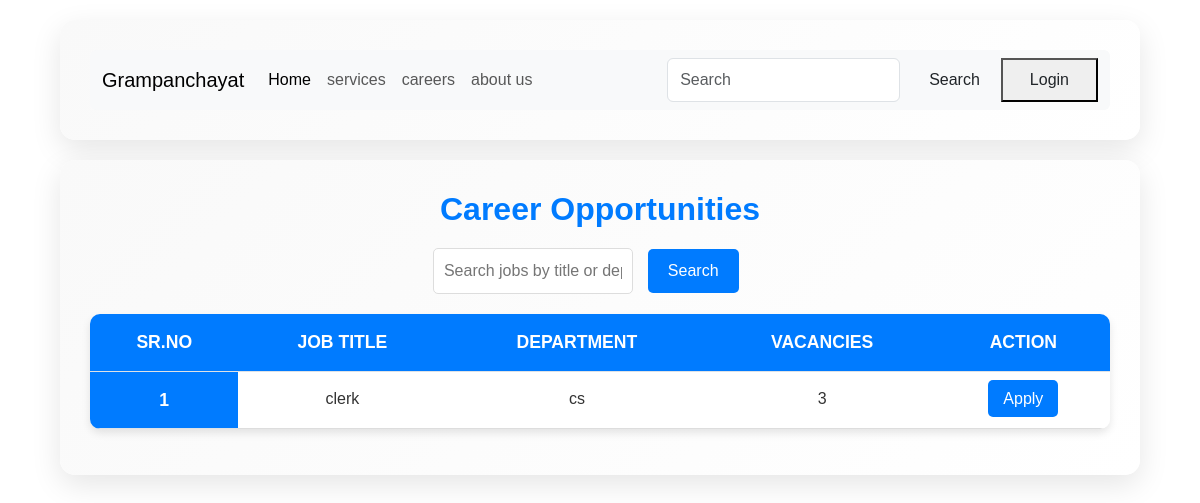
The app's page /careers/ with its own data.
### home/models.py (models this page shows, shortened)
class Job(models.Model):
    title = models.CharField(max_length=200)  # Job Title
    department = models.CharField(max_length=100)  # Job Department
    vacancies = models.IntegerField()  # Number of Vacancies
    description = models.TextField()  # Job Description (Optional)
    created_at = models.DateTimeField(auto_now_add=True)  # Created Time

### home/views.py (the view)
# urls.py: path('careers/', careers, name='careers'),
def careers(request):
    search_query = request.GET.get('search', '')
    if search_query:
        jobs = Job.objects.filter(title__icontains=search_query)  # Search functionality
    else:
        jobs = Job.objects.all()  # Fetch all jobs
    return render(request, 'careers.html', {'jobs': jobs})

### home/templates/careers.html (shortened to what this page needs)
{% extends 'base.html' %}
{% block start %}
<div class="container">
    <h2>Career Opportunities</h2>
    <div class="search-filter">
        <form method="GET" action="/careers/">
            <input type="text" name="search" placeholder="Search jobs by title or department..." />
            <button type="submit">Search</button>
        </form>
    </div>
    <table class="table">
        <thead>
            <tr>
                <th scope="col">Sr.No</th>
                <th scope="col">Job Title</th>
                <th scope="col">Department</th>
                <th scope="col">Vacancies</th>
                <th scope="col">Action</th>
            </tr>
        </thead>
        <tbody>
            {% for job in jobs %}
                <tr>
                    <th scope="row">{{ forloop.counter }}</th>
                    <td>{{ job.title }}</td>
                    <td>{{ job.department }}</td>
                    <td>{{ job.vacancies }}</td>
                    <td><a href="{% url 'apply_page' job.id %}" class="btn-primary">Apply</a></td>
                </tr>
            {% empty %}
                <tr>
                    <td colspan="5" class="empty-row">No job opportunities available at the moment.</td>
                </tr>
            {% endfor %}
        </tbody>
    </table>
</div>
{% endblock %}

### home/templates/careers.html (style rules this page uses)
.container { margin: auto; margin-top: 20px; padding: 30px; border-radius: 15px; box-shadow: 0 10px 30px rgba(0, 0, 0, 0.1); background: linear-gradient(135deg, #f9f9f9, #ffffff); width: 90%; font-family: 'Poppins', sans-serif; }
.container h2 { text-align: center; color: #007bff; margin-bottom: 20px; font-size: 2rem; font-weight: bold; }
.search-filter { display: flex; justify-content: center; margin-bottom: 20px; }
.search-filter input { width: 60%; padding: 10px; border: 1px solid #ddd; border-radius: 5px; margin-right: 10px; font-size: 1rem; }
.search-filter button { padding: 10px 20px; background-color: #007bff; color: white; border: none; border-radius: 5px; font-size: 1rem; cursor: pointer; transition: background-color 0.3s ease; }
.table { width: 100%; border-collapse: collapse; margin-top: 15px; background-color: white; border-radius: 10px; overflow: hidden; box-shadow: 0 4px 8px rgba(0, 0, 0, 0.1); }
.table th, .table td { padding: 15px; text-align: center; }
.table th { background-color: #007bff; color: white; font-size: 1.1rem; text-transform: uppercase; }
.table td { font-size: 1rem; color: #333; border-bottom: 1px solid #ddd; }
.btn-primary { background-color: #007bff; color: white; padding: 10px 15px; border: none; border-radius: 5px; text-decoration: none; font-size: 1rem; transition: background-color 0.3s ease; }

### records on screen
Job: title "clerk", department "cs", vacancies "3"
